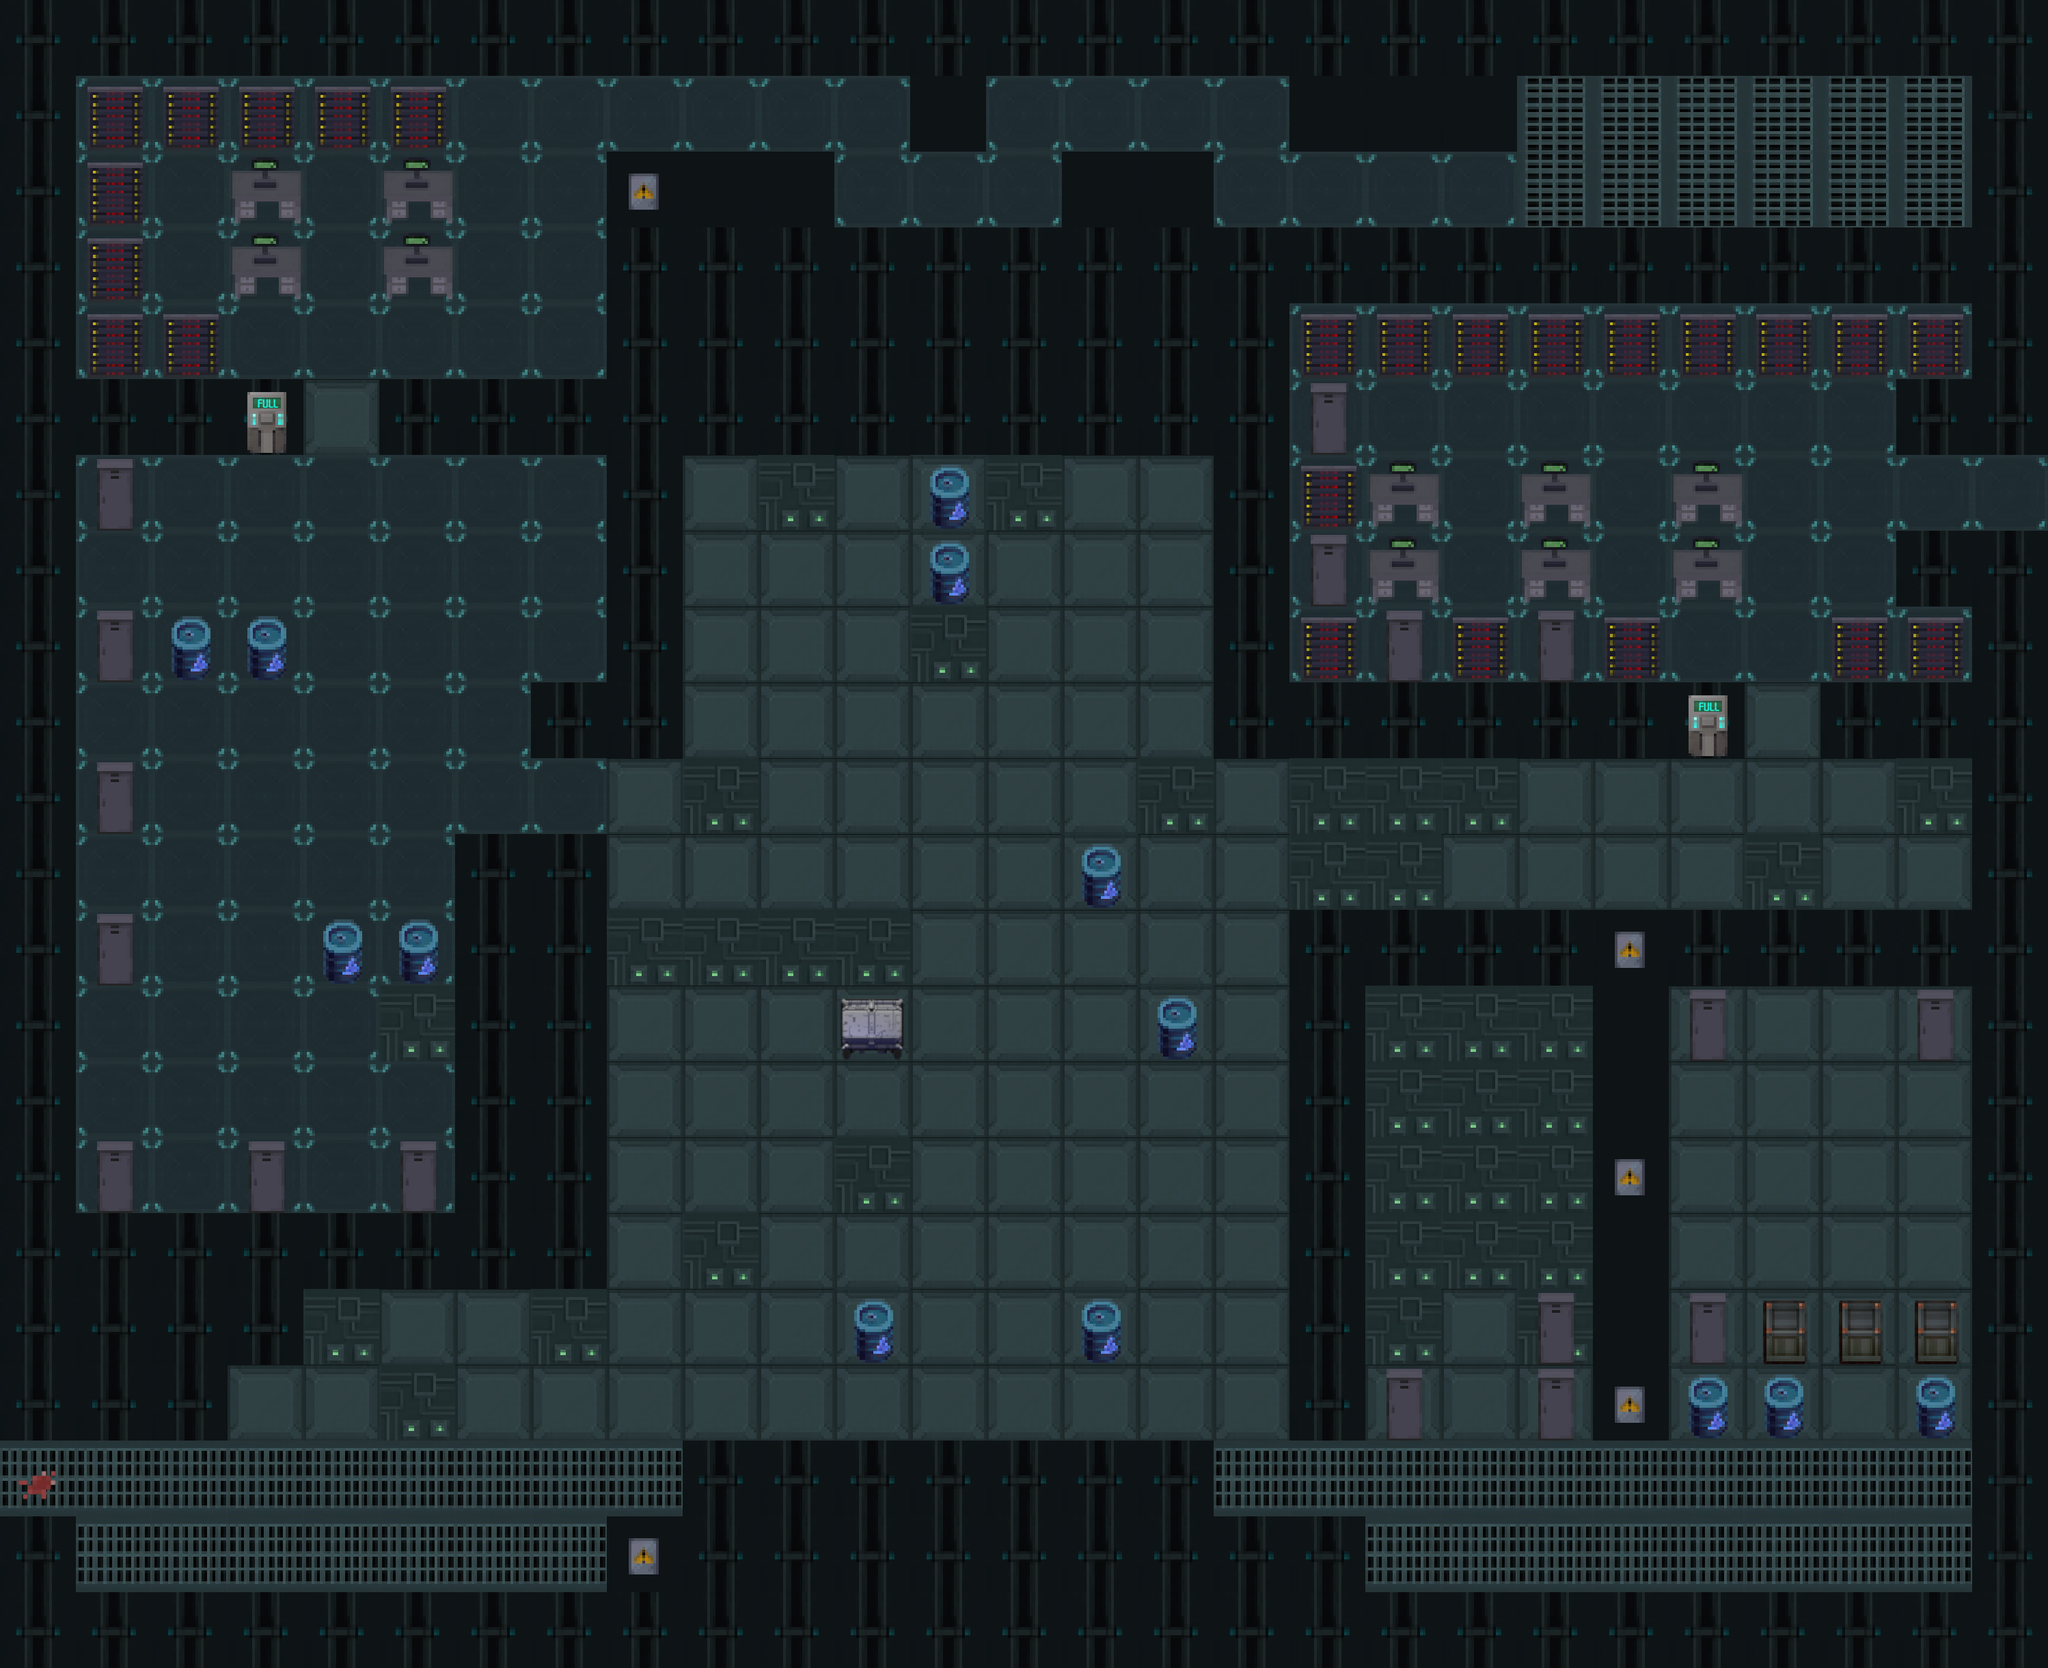

A level layout from a 2D game, rendered from its tile map. Below: a short description, then the map file with tile-grid data replaced by summaries:
An orthogonal 27x22 tile map with 111x111 px tiles, 4 tile layers (floor, floor2, wall, objects) and 56 objects (22x Box, 7x BoxHard, 6x Laser, 4x Battery, 3x EnemyPosition, ...).

<map version="1.10" tiledversion="1.11.2" orientation="orthogonal" renderorder="right-down" width="27" height="22" tilewidth="111" tileheight="111" infinite="0" nextlayerid="6" nextobjectid="94">
 <editorsettings>
  <export target="Level2.json" format="json" />
 </editorsettings>
 <tileset firstgid="1" name="Tilemap2" tilewidth="111" tileheight="111" tilecount="32" columns="8">
  <image source="../blocks/Tilemap2.png" width="888" height="444" />
 </tileset>
 <layer id="1" name="floor" width="27" height="22">
  <data>[594 cells, 594 non-empty, 4 distinct tile ids]</data>
 </layer>
 <layer id="3" name="floor2" width="27" height="22">
  <data>[594 cells, 1 non-empty, 1 distinct tile ids]</data>
 </layer>
 <layer id="4" name="wall" width="27" height="22">
  <data>[594 cells, 222 non-empty, 3 distinct tile ids]</data>
 </layer>
 <layer id="5" name="objects" width="27" height="22">
  <data>[594 cells, 72 non-empty, 8 distinct tile ids]</data>
 </layer>
 <objectgroup id="2" name="objects">
  <object id="2" type="FinalPosition" x="2938.83" y="720.727" />
  <object id="3" type="PlayerRespawn" x="45.8865" y="2151.34">
   <point />
  </object>
  <object id="4" type="Laser" gid="16" x="1553.23" y="221.102" width="111" height="111">
   <properties>
    <property name="Damage" type="int" value="100" />
    <property name="ID" type="int" value="1" />
    <property name="isStatic" type="bool" value="false" />
    <property name="isStoppable" type="bool" value="false" />
   </properties>
  </object>
  <object id="5" type="Laser" gid="16" x="1329.75" y="332.163" width="111" height="111">
   <properties>
    <property name="Damage" type="int" value="100" />
    <property name="ID" type="int" value="1" />
    <property name="isStatic" type="bool" value="false" />
    <property name="isStoppable" type="bool" value="false" />
   </properties>
  </object>
  <object id="6" type="Laser" gid="16" x="997.561" y="221.83" width="111" height="111">
   <properties>
    <property name="Damage" type="int" value="100" />
    <property name="ID" type="int" value="1" />
    <property name="isStatic" type="bool" value="false" />
    <property name="isStoppable" type="bool" value="false" />
   </properties>
  </object>
  <object id="47" type="ShieldKit" gid="21" x="2012.94" y="1568.84" width="111" height="111">
   <properties>
    <property name="value" type="int" value="15" />
   </properties>
  </object>
  <object id="7" type="EnemyPosition" x="2548.98" y="1624.2">
   <ellipse />
  </object>
  <object id="11" type="Box" gid="23" x="2002.76" y="1569.5" width="111" height="111">
   <properties>
    <property name="health" type="int" value="100" />
   </properties>
  </object>
  <object id="14" type="Note" gid="11" x="541.833" y="2315.08" width="111" height="111">
   <properties>
    <property name="title" value="The bullets of the turret are the key" />
   </properties>
  </object>
  <object id="17" type="Box" gid="23" x="2110.67" y="1569.67" width="111" height="111">
   <properties>
    <property name="health" type="int" value="100" />
   </properties>
  </object>
  <object id="19" type="Battery" gid="19" x="222.833" y="1779.17" width="111" height="111" />
  <object id="20" type="Box" gid="23" x="456.833" y="998.5" width="111" height="111">
   <properties>
    <property name="health" type="int" value="100" />
   </properties>
  </object>
  <object id="21" type="Box" gid="23" x="566.5" y="1003.5" width="111" height="111">
   <properties>
    <property name="health" type="int" value="100" />
   </properties>
  </object>
  <object id="22" type="Box" gid="23" x="580.5" y="897.5" width="111" height="111">
   <properties>
    <property name="health" type="int" value="100" />
   </properties>
  </object>
  <object id="23" type="Box" gid="23" x="645.5" y="2000.5" width="111" height="111">
   <properties>
    <property name="health" type="int" value="100" />
   </properties>
  </object>
  <object id="24" type="Box" gid="23" x="649.5" y="2104.5" width="111" height="111">
   <properties>
    <property name="health" type="int" value="100" />
   </properties>
  </object>
  <object id="25" type="Box" gid="23" x="653.5" y="2214.5" width="111" height="111">
   <properties>
    <property name="health" type="int" value="100" />
   </properties>
  </object>
  <object id="27" type="Box" gid="23" x="1996.17" y="1698.83" width="111" height="111">
   <properties>
    <property name="health" type="int" value="100" />
   </properties>
  </object>
  <object id="28" type="Box" gid="23" x="2216.83" y="1697.84" width="111" height="111">
   <properties>
    <property name="health" type="int" value="100" />
   </properties>
  </object>
  <object id="32" type="EnemyPosition" x="488.167" y="1504.5">
   <ellipse />
  </object>
  <object id="34" type="Battery" gid="19" x="1075.24" y="836.091" width="111" height="111" />
  <object id="68" type="Battery" gid="19" x="2654.5" y="1650.5" width="111" height="111" />
  <object id="40" type="Door" gid="24" x="2552.18" y="1111.21" width="111" height="111">
   <properties>
    <property name="ID" type="int" value="0" />
    <property name="isActivate" type="bool" value="false" />
   </properties>
  </object>
  <object id="41" type="BatteryStructure" gid="12" x="2443" y="1109.92" width="111" height="111">
   <properties>
    <property name="ID" type="int" value="0" />
    <property name="numBatteries" type="int" value="4" />
   </properties>
  </object>
  <object id="42" type="Door" gid="24" x="443.228" y="666.227" width="111" height="111">
   <properties>
    <property name="ID" type="int" value="1" />
    <property name="isActivate" type="bool" value="true" />
   </properties>
  </object>
  <object id="44" type="Box" gid="23" x="2110.17" y="1697.84" width="111" height="111">
   <properties>
    <property name="health" type="int" value="100" />
   </properties>
  </object>
  <object id="45" type="Box" gid="23" x="2223.5" y="1572.16" width="111" height="111">
   <properties>
    <property name="health" type="int" value="100" />
   </properties>
  </object>
  <object id="48" type="Coin" gid="22" x="113.5" y="876.5" width="111" height="111">
   <properties>
    <property name="value" type="int" value="10" />
   </properties>
  </object>
  <object id="49" type="EnemyPosition" x="358.5" y="807.833">
   <ellipse />
  </object>
  <object id="54" type="HealthKit" gid="20" x="430.833" y="1222.5" width="111" height="111">
   <properties>
    <property name="value" type="int" value="15" />
   </properties>
  </object>
  <object id="55" type="BlueLightPoint" x="388.337" y="613.891">
   <ellipse />
  </object>
  <object id="56" type="Turret" gid="30" x="1212.62" y="1564.49" width="111" height="111" />
  <object id="57" type="Box" gid="23" x="653.5" y="2313.5" width="111" height="111">
   <properties>
    <property name="health" type="int" value="100" />
   </properties>
  </object>
  <object id="58" type="Box" gid="23" x="1995.5" y="1836.99" width="111" height="111">
   <properties>
    <property name="health" type="int" value="100" />
   </properties>
  </object>
  <object id="59" type="Box" gid="23" x="2216.16" y="1836" width="111" height="111">
   <properties>
    <property name="health" type="int" value="100" />
   </properties>
  </object>
  <object id="60" type="Box" gid="23" x="2109.5" y="1836" width="111" height="111">
   <properties>
    <property name="health" type="int" value="100" />
   </properties>
  </object>
  <object id="61" type="Battery" gid="19" x="1558.5" y="889.167" width="111" height="111" />
  <object id="63" type="Laser" gid="16" x="1664.25" y="221.292" width="111" height="111">
   <properties>
    <property name="Damage" type="int" value="100" />
    <property name="ID" type="int" value="1" />
    <property name="isStatic" type="bool" value="false" />
    <property name="isStoppable" type="bool" value="false" />
   </properties>
  </object>
  </objectgroup>
</map>
<!-- 18 of 56 objects omitted -->
